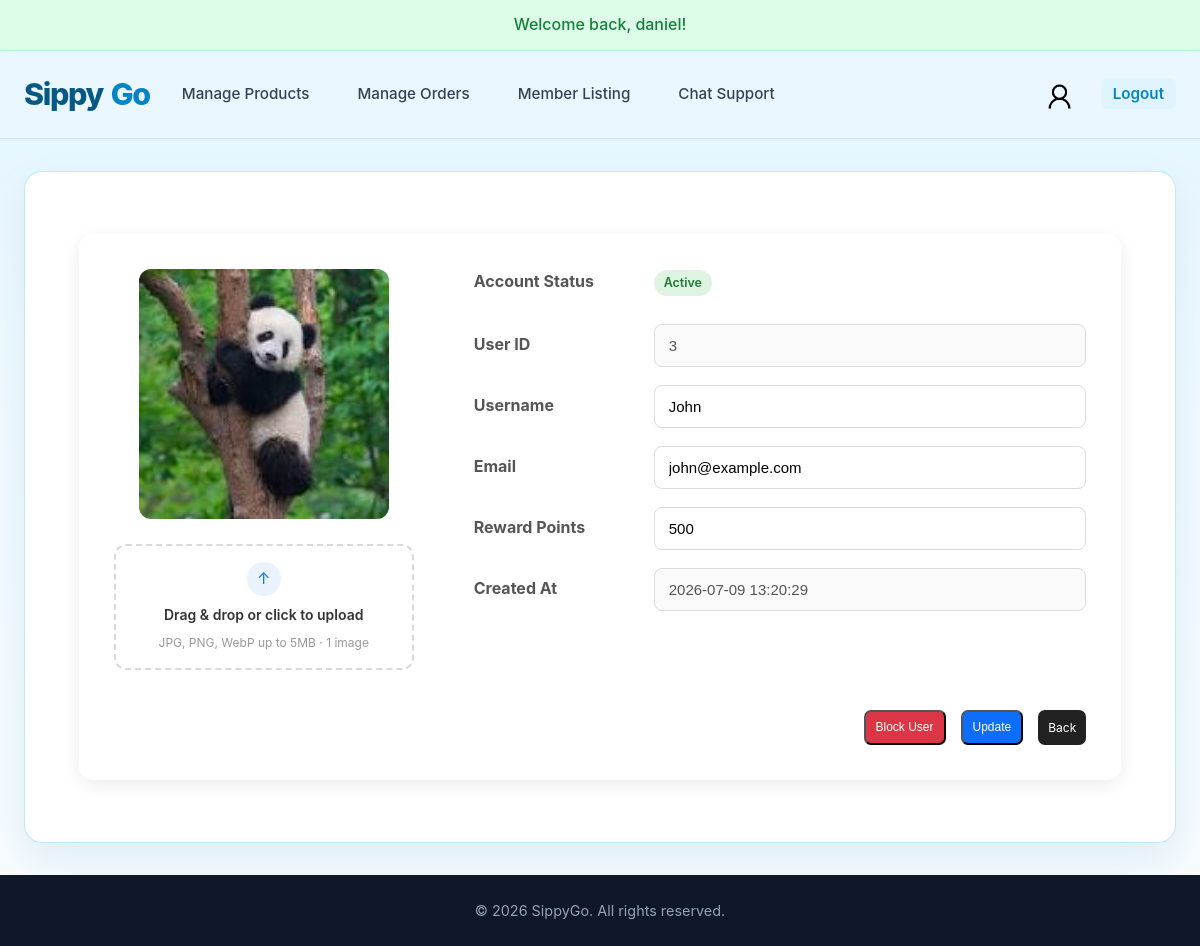
Screenshot of /pages/admin/member_details.php?from=/pages/admin/member_listing.php&id=3 (signed in) with the database file from the repository.
### tables this page shows
CREATE TABLE `users` (
  `user_id` INT(11) NOT NULL AUTO_INCREMENT,
  `username` VARCHAR(50) NOT NULL UNIQUE,
  `email` VARCHAR(100) NOT NULL UNIQUE,
  `password` VARCHAR(255) NOT NULL,
  `role` VARCHAR(50) NOT NULL DEFAULT 'member',
  `profilepic` VARCHAR(255) DEFAULT NULL,
  `reward_points` INT UNSIGNED NOT NULL DEFAULT 0,
  `created_at` TIMESTAMP DEFAULT CURRENT_TIMESTAMP,
  `failed_attempts` INT NOT NULL DEFAULT 0,
  `locked_until` DATETIME DEFAULT NULL,
  PRIMARY KEY (`user_id`)
);

### _base.php (called while the page is built, shortened)
<?php
function req($key, $value = null) {
    $value = $_REQUEST[$key] ?? $value;
    return is_array($value) ? array_map('trim', $value) : trim($value);
}
function encode($value) {
    return htmlentities($value);
}

### pages/admin/member_details.php (the view, shortened to what this page needs)
<?php
require_once '../../_base.php';
$user_id = intval(req('id', 1));
$return_page = req('from', 'member_listing.php');
$member = $_db->query("
        SELECT user_id, username, email, role, profilepic, reward_points, failed_attempts, created_at
        FROM users
        WHERE 1=1
        AND role = 'member'
        AND user_id = {$user_id}
    ")->fetch(PDO::FETCH_ASSOC);
?>
<?php
$userFields = [
    'user_id' => [
        'label' => 'User ID',
        'type' => 'text',
        'disabled' => true,
    ],
    'username' => [
        'label' => 'Username',
        'type' => 'text',
    ],
    'email' => [
        'label' => 'Email',
        'type' => 'email',
    ],
    'reward_points' => [
        'label' => 'Reward Points',
        'type' => 'number',
    ],
    'created_at' => [
        'label' => 'Created At',
        'type' => 'text',
        'disabled' => true,
    ],
];
include '../../_head.php';
?>
<link rel="stylesheet" href="../../css/admin.css">
<link rel="stylesheet" href="../../css/main.css">
<div class="admin-container">
    <form
        method="post"
        enctype="multipart/form-data"
        class="view-card"
    >
        <div class="view-content">
            <div class="view-image">
                <img
                    id="profileImg"
                    src="<?= encode(PROFILE_IMAGE_DIR . ($member['profilepic'] ?? "defaultProfile.png") ) ?>"
                    alt="<?= encode(($member['username'] ?? '') . ' Profile') ?>"
                    class="view-product-image"
                    style="width: 250px; height: 250px;"
                >
                <div
                    id="photoDropzone"
                    class="photo-dropzone"
                    style="margin-top: 18px; padding: 16px;"
                >
                    <div class="photo-dropzone-icon">
                        &#8593;
                    </div>
                    <div class="photo-dropzone-text">
                        Drag &amp; drop or click to upload
                    </div>
                    <div class="photo-dropzone-sub">
                        JPG, PNG, WebP up to 5MB &middot; 1 image
                    </div>
                </div>
            </div>
            <div class="view-details" style="margin-left: 20px;">
                <div class="detail-row" style="margin-bottom: 10px;">
                    <label class="form-group">Account Status</label>
                    <div class="">
                        <?php if ((int)$member['failed_attempts'] < 0): ?>
                            <span class="badge badge-blocked">Blocked</span>
                        <?php else: ?>
                            <span class="badge badge-active">Active</span>
                        <?php endif; ?>
                    </div>
                </div>
                <?php foreach ($userFields as $field => $config): ?>
                    <div class="detail-row">
                        <label class="form-group"><?= encode($config['label']) ?></label>
                        <div class="form-group">
                            <input
                                id="<?= $field ?>"
                                name="<?= $field ?>"
                                type="<?= $config['type'] ?? 'text' ?>"
                                value="<?= encode($member[$field]) ?>"
                                <?= ($config['type'] ?? '') === 'number' ? 'min="0"' : '' ?>
                                <?= ($config['disabled'] ?? false) ? 'disabled' : '' ?>
                            >
                        </div>
                    </div>
                <?php endforeach; ?>
            </div>
        </div>
        <div class="view-footer">
            <button
                type="submit"
                name="toggle_block" value="1"
                class="<?= (int)$member['failed_attempts'] < 0 ? 'btn-restore' : 'btn-delete' ?>"
            >
                <?= (int)$member['failed_attempts'] < 0 ? 'Unblock User' : 'Block User' ?>
            </button>
            <button
                type="submit"
                name="update_user" value="1"
                class="btn-edit"
            >
                Update
            </button>
            <a href="<?= encode($return_page) ?>" class="btn-view">
                Back
                </a>
        </div>
    </form>
</div>
<?php include '../../_foot.php'; ?>

### css/main.css (style rules this page uses)
:root { --primary: #0284c7; --primary-hover: #0369a1; --primary-light: #dff4ff; --dark: #0f172a; --text-main: #334155; --text-muted: #64748b; --bg-main: #eff9ff; --card-bg: #ffffff; --border-color: #e2e8f0; --shadow-sm: 0 1px 3px rgba(0,0,0,0.05); --shadow-md: 0 4px 12px rgba(0,0,0,0.08); --shadow-lg: 0 10px 25px rgba(0,0,0,0.12); --radius: 10px; --transition: all 0.2s cubic-bezier(0.4, 0, 0.2, 1); }
* { box-sizing: border-box; }
html, body { min-height: 100%; }
body { margin: 0; min-height: 100vh; display: flex; flex-direction: column; font-family: -apple-system, BlinkMacSystemFont, "Segoe UI", Roboto, "Helvetica Neue", Arial, sans-serif; line-height: 1.6; color: var(--text-main); background: linear-gradient(180deg, #dff4ff 0, var(--bg-main) 320px, #f8fcff 100%); }

### css/admin.css (style rules this page uses)
.admin-container { width: 96%; max-width: 1600px; margin: 30px auto; }
.btn-view,.btn-edit,.btn-delete { padding: 8px 10px;border-radius: 7px;text-decoration: none;color: white; font-size: 12px;text-align: center;transition: .2s; }
.btn-view { background: #222; }
.btn-edit { background: #0d6efd; }
.btn-delete { background: #dc3545; }
.view-card { background:#fff; border-radius:14px; box-shadow:0 5px 18px rgba(0,0,0,.08); padding:35px; }
.view-content { display:grid; grid-template-columns:300px 1fr; gap:40px; }
.view-image { text-align:center; }
.view-product-image { width:260px; border-radius:12px; object-fit:cover; }
.view-details { display:flex; flex-direction:column; gap:18px; }
.detail-row { display:grid; grid-template-columns:180px 1fr; align-items:center; }
.detail-row label { font-weight:bold; color:#555; }
.view-footer { margin-top:40px; display:flex; justify-content:flex-end; gap:15px; }
.form-group { display:flex; flex-direction:column; }
.form-group input,.form-group select,.form-group textarea { width:100%; padding:12px 14px; border:1px solid #dcdcdc; border-radius:8px; font-size:15px; transition:.2s; box-sizing:border-box; }
.photo-dropzone { display: flex; flex-direction: column; align-items: center; justify-content: center; text-align: center; gap: 6px; border: 2px dashed #d9d9d9; border-radius: 12px; padding: 22px 14px; cursor: pointer; transition: border-color .2s ease, background .2s ease; }
.photo-dropzone-icon { width: 34px; height: 34px; border-radius: 50%; background: #eaf2fd; color: #1976d2; display: flex; align-items: center; justify-content: center; font-size: 16px; margin-bottom: 2px; }
.photo-dropzone-text { font-size: 14px; font-weight: 600; color: #333; }
.photo-dropzone-sub { font-size: 12px; color: #999; }
.badge { display: inline-block; padding: 3px 10px; border-radius: 999px; font-size: 0.78rem; font-weight: 600; }
.badge-active { background: #dff3e3; color: #1e7a34; }

### rows the page displays
users: profilepic (picture), user_id "3", username "John", email "john@example.com", reward_points "500", created_at "2026-07-09 13:20:29"

### other values shown
$error_message ?: temp('info') "Welcome back, daniel!"
encode($config['label']) "User ID"
encode($config['label']) "Username"
encode($config['label']) "Email"
encode($config['label']) "Reward Points"
encode($config['label']) "Created At"
